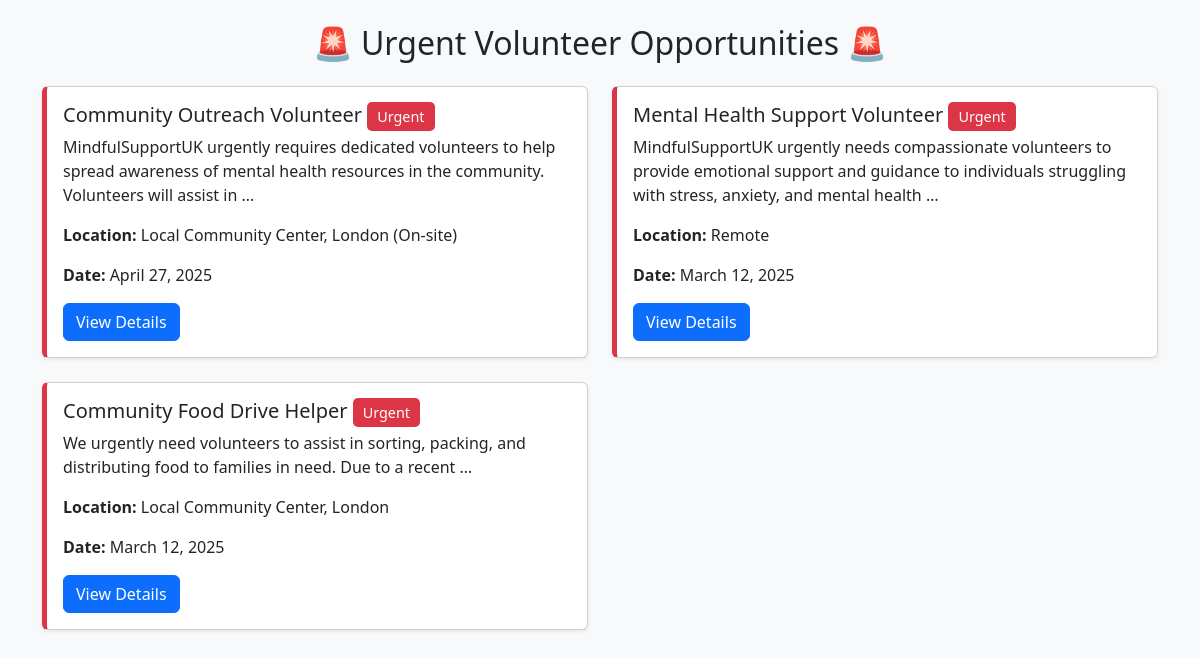
The page /urgent-oppourtunities/ on the database its author committed.
### volunteers/models.py (models this page shows)
class VolunteerOpportunity(models.Model):
    organisation = models.ForeignKey(Organisation, on_delete=models.CASCADE)
    title = models.CharField(max_length=200)
    description = models.TextField()
    skills_required = models.JSONField()
    location = models.CharField(max_length=100)
    street_address = models.CharField(max_length=255)
    city = models.CharField(max_length=100)
    postcode = models.CharField(max_length=10)
    county = models.CharField(max_length=100, null=True, blank=True)
    country = models.CharField(max_length=100, default='United Kingdom')
    date = models.DateField()
    duration = models.CharField(max_length=100)
    commitment_level = models.CharField(max_length=100)
    remote = models.BooleanField(default=False)
    contact_info = models.JSONField(null=True, blank=True)
    created_at = models.DateTimeField(auto_now_add=True)
    latitude = models.FloatField(null=True, blank=True)
    longitude = models.FloatField(null=True, blank=True)
    urgent = models.BooleanField(default=False)

### volunteers/views.py (the view)
# urls.py: path('urgent-oppourtunities/', views.urgent_opportunties, name='urgent_opportunities'),
def urgent_opportunties(request):
    urgent_opportunities = VolunteerOpportunity.objects.filter(urgent=True).order_by('-created_at')
    return render(request, 'urgent_opportunties.html', {'urgent_opportunities': urgent_opportunities})

### volunteers/templates/urgent_opportunties.html (shortened to what this page needs)
<!DOCTYPE html>
<html lang="en">
<head>
    <link rel="stylesheet" href="https://cdn.jsdelivr.net/npm/bootstrap@5.3.0/dist/css/bootstrap.min.css">
    {% load static %}
    <link rel="stylesheet" href="{% static 'urgent-opportunities.css' %}">
</head>
<body>
    <div class="container mt-4">
        <h2 class="text-center mb-4">🚨 Urgent Volunteer Opportunities 🚨</h2>
        {% if urgent_opportunities %}
            <div class="row">
                {% for opportunity in urgent_opportunities %}
                    <div class="col-md-6 mb-4">
                        <div class="card shadow-sm">
                            <div class="card-body">
                                <h5 class="card-title">
                                    {{ opportunity.title }}
                                    <span class="urgent-badge">Urgent</span>
                                </h5>
                                <p class="card-text">{{ opportunity.description|truncatewords:20 }}</p>
                                <p><strong>Location:</strong> {{ opportunity.location }}</p>
                                <p><strong>Date:</strong> {{ opportunity.date }}</p>
                                <a href="{% url 'opportunity-detail' opportunity.id %}" class="btn btn-primary">
                                    View Details
                                </a>
                            </div>
                        </div>
                    </div>
                {% endfor %}
            </div>
        {% else %}
            <p class="text-center">No urgent opportunities available at the moment. Check back later!</p>
        {% endif %}
    </div>
</body>
</html>

### volunteers/static/urgent-opportunities.css (style rules this page uses)
body { background-color: #f8f9fa; }
.urgent-badge { background-color: #dc3545; color: white; font-size: 0.9rem; padding: 5px 10px; border-radius: 5px; }
.card { border-left: 5px solid #dc3545; transition: 0.3s; }

### rows shown on the page
VolunteerOpportunity: title "Community Outreach Volunteer", description "MindfulSupportUK urgently requires dedicated volunteers to help spread awareness of mental health resources in the community. Volunteers will assist in …", location "Local Community Center, London (On-site)", date "April 27, 2025"
VolunteerOpportunity: title "Mental Health Support Volunteer", description "MindfulSupportUK urgently needs compassionate volunteers to provide emotional support and guidance to individuals struggling with stress, anxiety, and mental health …", location "Remote", date "March 12, 2025"
VolunteerOpportunity: title "Community Food Drive Helper", description "We urgently need volunteers to assist in sorting, packing, and distributing food to families in need. Due to a recent …", location "Local Community Center, London", date "March 12, 2025"
